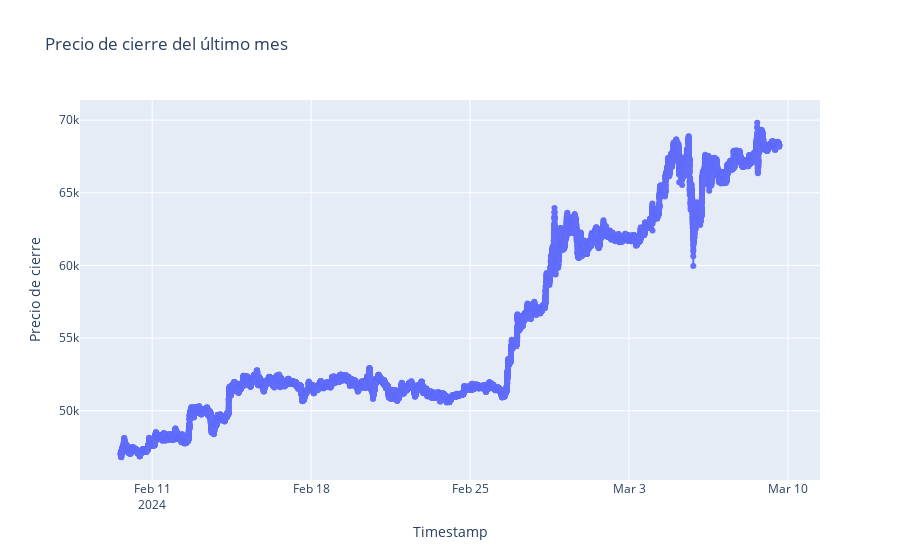

Source (notebook cell):
### Code cell
# Supongamos que df es tu DataFrame

# Filtra el DataFrame para obtener solo los datos del último mes
ultimo_mes = df[df['timestamp'] >= df['timestamp'].max() - pd.DateOffset(months=1)]

# Crea la figura de Plotly
fig = go.Figure()

# Añade la línea al gráfico
fig.add_trace(go.Scatter(x=ultimo_mes['timestamp'], y=ultimo_mes['close'], mode='lines+markers', name='Precio de cierre'))

# Configura el diseño del gráfico
fig.update_layout(title='Precio de cierre del último mes',
                  xaxis_title='Timestamp',
                  yaxis_title='Precio de cierre')

# Añade la funcionalidad de mostrar información al pasar el cursor
fig.update_layout(hovermode='x unified')

# Muestra el gráfico
fig.show()

### Figure 1 — Plotly figure (JSON) as saved in the notebook; plotly's stock layout.template omitted (floating-point values rounded to 4 significant figures; data arrays with more than 128 entries replaced by an {"elided": "..."} marker saying what was removed)
{"data": [{"mode": "lines+markers", "name": "Precio de cierre", "type": "scatter", "x": {"elided": "41761 str values"}, "y": {"elided": "41761 float values"}}], "layout": {"hovermode": "x unified", "title": {"text": "Precio de cierre del último mes"}, "xaxis": {"title": {"text": "Timestamp"}}, "yaxis": {"title": {"text": "Precio de cierre"}}}}
